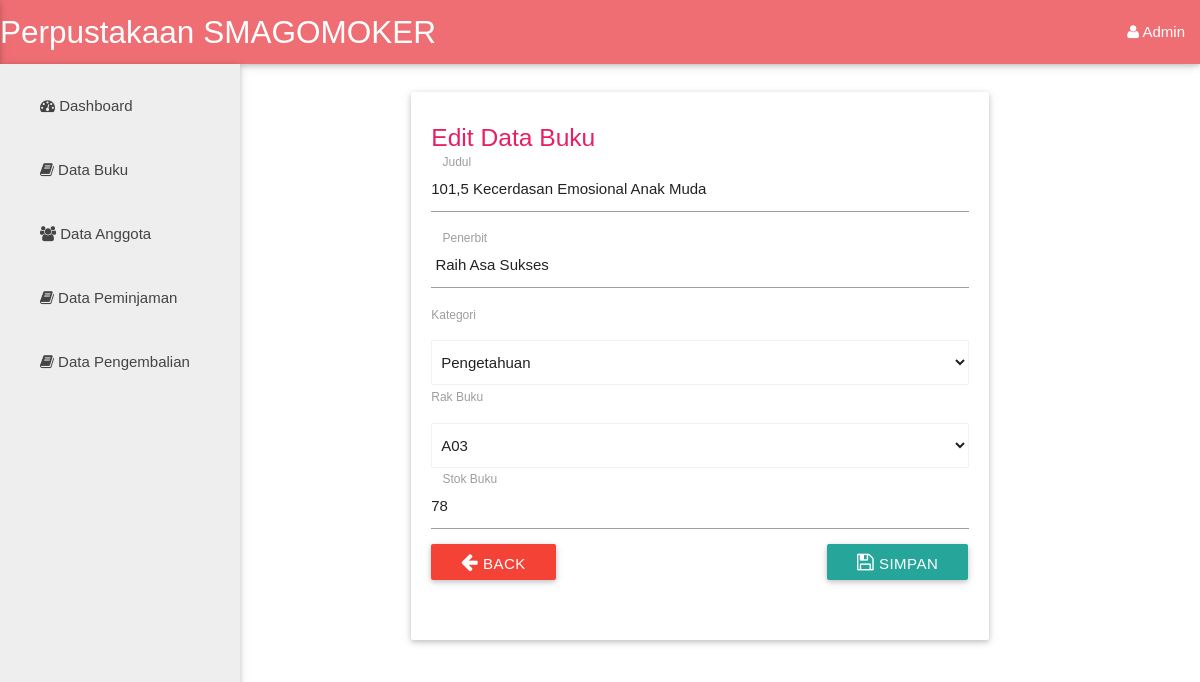
The app's page /edit.php?id_buku=8 (signed in) with its own data.
### tables this page shows
CREATE TABLE `buku` (
  `id_buku` int(11) NOT NULL,
  `nama_buku` varchar(50) NOT NULL,
  `penerbit` varchar(50) NOT NULL,
  `id_kategori` int(11) NOT NULL,
  `id_rak` int(11) NOT NULL,
  `stok_buku` int(11) NOT NULL
);

CREATE TABLE `kategori` (
  `id_kategori` int(11) NOT NULL,
  `nama_kategori` varchar(30) NOT NULL
);

CREATE TABLE `rak_buku` (
  `id_rak` int(11) NOT NULL,
  `tempat` varchar(10) NOT NULL
);

### edit.php (the view, shortened to what this page needs)
<?php
	if (isset($_SESSION['admin'])) {
?>
<?php include "templates/header.php" ?>
<div class="row">
	<div class="col s2">
		<ul id="nav-mobile" class="sidebar side-nav fixed grey lighten-3">
			<li><a href="index.php"><i class="fa fa-dashboard"></i> Dashboard</a></li>
			<li><a href="buku.php"><i class="fa fa-book"></i> Data Buku</a></li>
			<li><a href="anggota.php"><i class="fa fa-users"></i> Data Anggota</a></li>
      		<li><a href="pinjam.php"><i class="fa fa-book"></i> Data Peminjaman</a></li>
      		<li><a href="kembali.php"><i class="fa fa-book"></i> Data Pengembalian</a></li>
		</ul>
	</div>
</div>
 <div class="row">
 <div class="col m6 offset-m4">
	<div class="card">
		<div class="card-content">
			<h5 class="pink-text">Edit Data Buku</h5>
			<div class="row">
				<?php
                    require_once 'db/koneksi.php';
                    $id_buku = $_GET['id_buku'];
                    $query = mysqli_query($dbConn, "SELECT * FROM buku where id_buku='$id_buku'");
                    while ($q=mysqli_fetch_array($query)) {
                ?>
				<form action="prosesedit.php" method="post">
				  	<div class="input-field">
				  		<input type="text" value="<?php echo $q['nama_buku'] ?>" name="nama_buku" class="validate" required>
				  		<label for="">Judul</label>
				  	</div>
				  	<div class="input-field">
				  		<input type="text" value="<?php echo $q['penerbit'] ?>" name="penerbit" class="validate" required>
				  		<label for="">Penerbit</label>
				  	</div>
				  		<label for="">Kategori</label>
				  	<div class="input-field">
				  		<select class="browser-default" name="kategori">
				  			<?php
				  				$sql = "SELECT * FROM kategori";
				  				$query = mysqli_query($dbConn, $sql);
				  				while ($data = mysqli_fetch_array($query)) {
				  			 ?>
								<option value="<?php echo $data['id_kategori']; ?>" <?php if ($data['id_kategori'] == $q['id_kategori']): echo "selected"; ?>
								<?php endif ?>><?php echo $data['nama_kategori'];  ?></option>
				  		<?php } ?>
				  		</select>
				  	</div>
				  		<label for="">Rak Buku</label>
				  	<div class="input-field">
				  		<select class="browser-default" name="rak_buku">
				  		<?php
				  				$sql = "SELECT * FROM rak_buku";
				  				$query = mysqli_query($dbConn, $sql);
				  				while ($data = mysqli_fetch_array($query)) {
				  			 ?>
								<option value="<?php echo $data['id_rak']; ?>" <?php if ($data['id_rak'] == $q['id_rak']): echo "selected"; ?>
								<?php endif ?>"><?php echo $data['tempat'];  ?></option>
				  			 <?php } ?>
				  		</select>
				  	</div>
				  	<div class="input-field">
				  		<input type="text" value="<?php echo $q['stok_buku'] ?>" name="stok_buku" class="validate" required>
				  		<label for="">Stok Buku</label>
				  	</div>
				  	<div class="row">
				  		<a href="buku.php" class="btn waves-effect waves-light red"><i class="fa fa-arrow-left"></i> Back</a>
				  		<button class="btn waves-effect waves-light right" name="simpan" type="submit"><i class="fa fa-save"></i> Simpan</button>
				  	</div>
				</form>
				<?php } ?>
			</div>
		</div>
	</div>
 </div>
 </div>
 <?php include "templates/footer.php" ?>
<?php }
	else{
		header("location:login.php");
	}
 ?>

### css/style.css (style rules this page uses)
* { margin: 0; padding: 0; }
.sidebar { position: fixed; top: 64px; bottom: 0; left: 0; z-index: 1000; display: block; padding: 10px; overflow-x: hidden; overflow-y: auto; background-color: teal; border-right: 1px solid #eee; }

### css/modal.css (style rules this page uses)
body { font-family: Arial, Helvetica, sans-serif; }

### records on screen
buku: nama_buku "101,5 Kecerdasan Emosional Anak Muda", penerbit "Raih Asa Sukses", kategori "Pengetahuan", rak_buku "A03", stok_buku "78"
